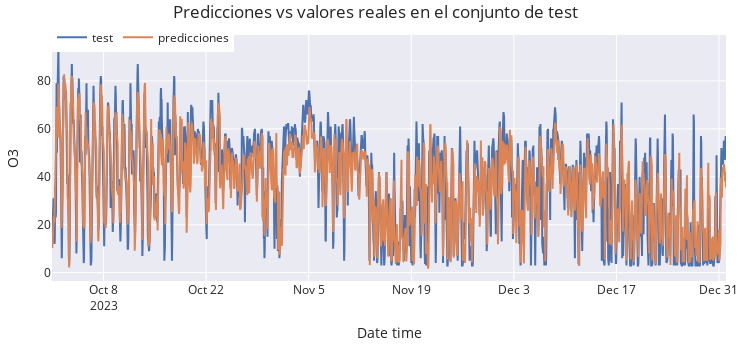

Notebook source saved alongside this figure:
### Code cell
# Gráfico de las predicciones vs valores reales en el conjunto de test
# ==============================================================================
fig = go.Figure()
trace1 = go.Scatter(x=data_test.index, y=data_test['o3'], name="test", mode="lines")
trace2 = go.Scatter(x=predictions.index, y=predictions['o3'], name="predicciones", mode="lines")
fig.add_trace(trace1)
fig.add_trace(trace2)
fig.update_layout(
    title="Predicciones vs valores reales en el conjunto de test",
    xaxis_title="Date time",
    yaxis_title="O3",
    width=750,
    height=350,
    margin=dict(l=20, r=20, t=35, b=20),
    legend=dict(
        orientation="h",
        yanchor="top",
        y=1.05,
        xanchor="left",
        x=0
    )
)
fig.show()

### Figure 1 — Plotly figure (JSON) as saved in the notebook; plotly's stock layout.template omitted (floating-point values rounded to 4 significant figures; data arrays with more than 128 entries replaced by an {"elided": "..."} marker saying what was removed)
{"data": [{"mode": "lines", "name": "test", "type": "scatter", "x": {"elided": "2209 str values"}, "y": {"elided": "2209 float values"}}, {"mode": "lines", "name": "predicciones", "type": "scatter", "x": {"elided": "2208 str values"}, "y": {"elided": "2208 float values"}}], "layout": {"height": 350, "legend": {"orientation": "h", "x": 0, "xanchor": "left", "y": 1.05, "yanchor": "top"}, "margin": {"b": 20, "l": 20, "r": 20, "t": 35}, "title": {"text": "Predicciones vs valores reales en el conjunto de test"}, "width": 750, "xaxis": {"title": {"text": "Date time"}}, "yaxis": {"title": {"text": "O3"}}}}
